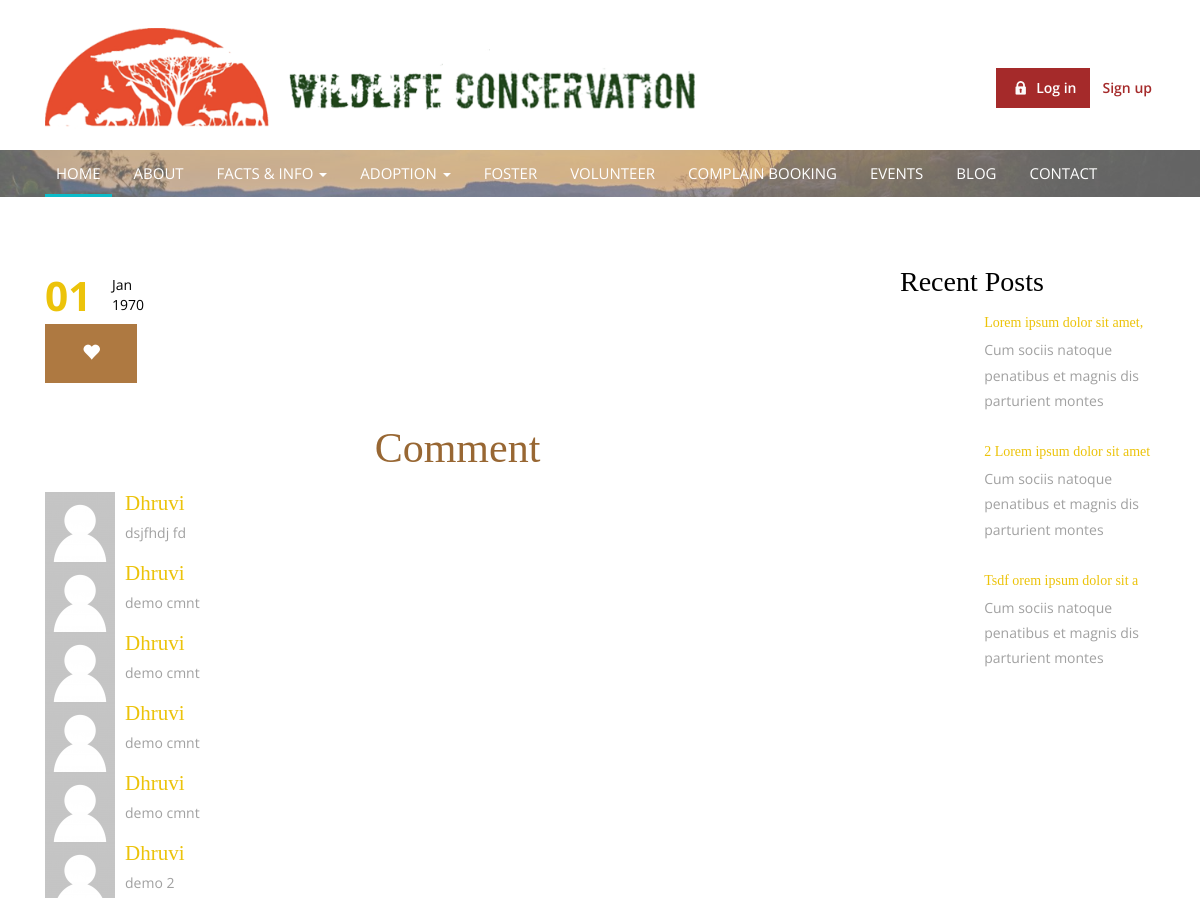
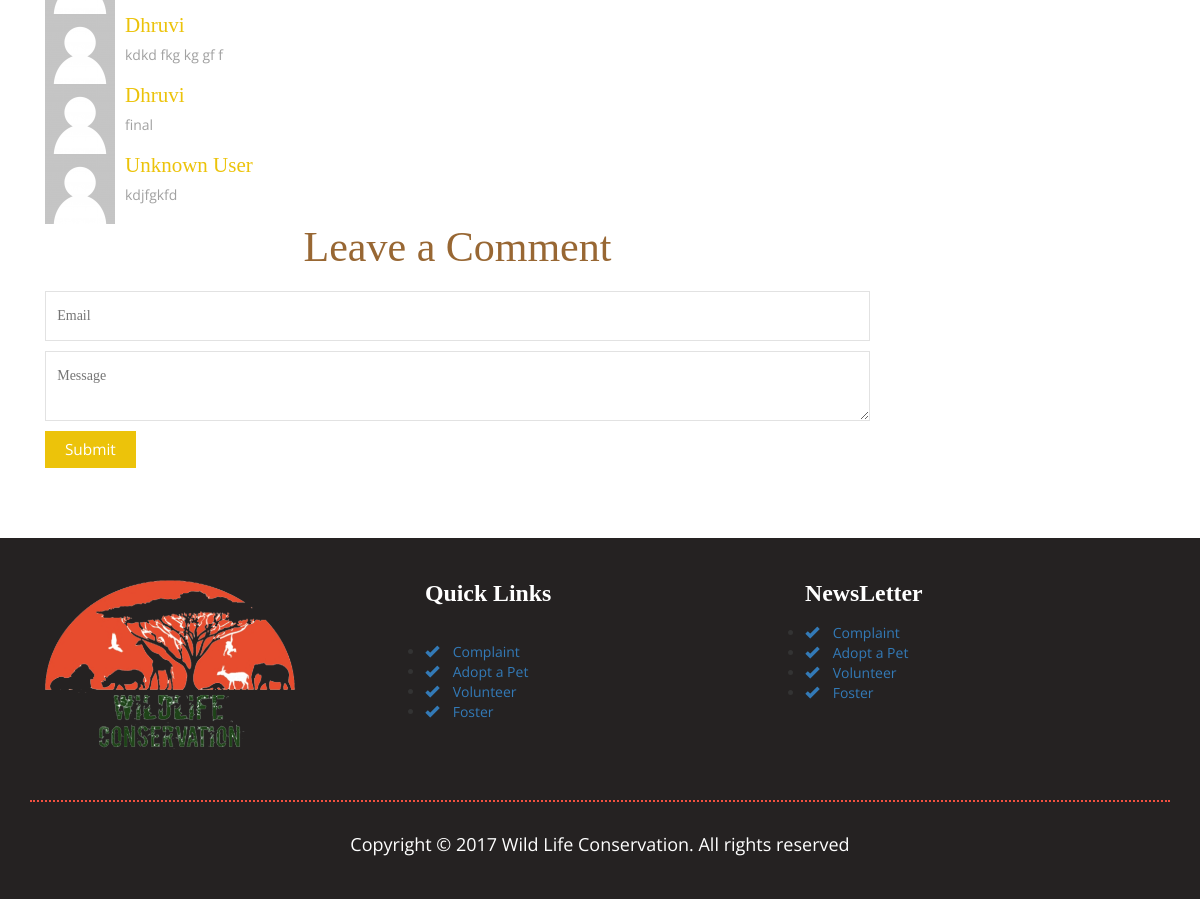
The page /single.php on the database its author committed (2 pictures, top to bottom).
### tables this page shows
CREATE TABLE `wnc_comment` (
  `comment_id` int(5) NOT NULL,
  `comment_date` timestamp NOT NULL DEFAULT CURRENT_TIMESTAMP,
  `comment_description` longtext NOT NULL,
  `comment_username` varchar(255) NOT NULL,
  `comment_blog` int(5) NOT NULL,
  `comment_status` enum('1','2') NOT NULL DEFAULT '1' COMMENT '1=Approved , 2=Not App.'
);

CREATE TABLE `wnc_register` (
  `register_id` int(5) NOT NULL,
  `register_fname` varchar(20) NOT NULL,
  `register_lname` varchar(20) NOT NULL,
  `register_gender` char(1) DEFAULT NULL,
  `register_city` varchar(20) DEFAULT NULL,
  `register_state` varchar(20) DEFAULT NULL,
  `register_country` varchar(20) DEFAULT NULL,
  `register_pincode` int(10) DEFAULT NULL,
  `register_dob` date DEFAULT NULL,
  `register_email` longtext NOT NULL,
  `register_phone` int(10) DEFAULT NULL,
  `register_username` longtext NOT NULL,
  `register_password` longtext NOT NULL,
  `register_date` timestamp NOT NULL DEFAULT CURRENT_TIMESTAMP,
  `register_status` enum('1','2','3','') NOT NULL DEFAULT '1',
  `register_profilepic` longtext
);

CREATE TABLE `wnc_blog` (
  `blog_id` int(5) NOT NULL,
  `blog_title` varchar(100) NOT NULL,
  `blog_date` timestamp NOT NULL DEFAULT CURRENT_TIMESTAMP,
  `blog_image` longtext NOT NULL,
  `blog_description` longtext NOT NULL
);

### access.php (called while the page is built, shortened)
<?php require_once 'dbfunction.php';
$qury= new cashfunct();
	?>

### dbfunction.php (called while the page is built, shortened)
<?php session_start();
class cashfunct{
	var $error_msg = [];
	function selectr($fields,$table,$condition="")
	{
		try{
		$resultset = array();
	$q = mysql_query("select $fields from $table $condition");
	while($r = mysql_fetch_array($q))
	{
		@$resultset[] = $r;
	}
	return $resultset;
	}
	catch(Exception $e){
		array_push($this->error_msg,$e->getMessage());
		return false;
	}
	}
	function selectfetch($fields="*",$table,$condition="")
	{
	try{
	$q = mysql_query("select $fields from $table $condition");
	$r = mysql_fetch_array($q);
	return $r;
	}
	catch(Exception $e)
	{
		array_push($this->error_msg,$e->getMessage());
		return false;
	}
		}
}
?>

### single.php (the view, shortened to what this page needs)
   <!DOCTYPE html>
<html>
<head>
<link href="css/bootstrap.css" rel="stylesheet" type="text/css" media="all" />
<link href="css/style.css" rel="stylesheet" type="text/css" media="all" />
<link href="css/animate.css" rel="stylesheet" type="text/css" media="all">
</head>
<body>
<?php include 'header.php';?>
<div class="blog">
	<div class="container">
		<div class="blog-top">
			<div class="col-md-9 blog-grid">
			 <?php
 $fet = $qury->selectfetch("*",$qury->prefix.$qury->blog_table," WHERE ".$qury->blog_table."_id='".$got_id."'");
			  $timestamp = strtotime($fet[$qury->blog_table."_date"]);
        $date2 = date('d', $timestamp);
		$month = date("M", ($timestamp) );
		$year = date('o', $timestamp);
		echo '
				<div class="blog-grid3">
				<div class=" blog-grid1">
					<div class="text-blog">
						<span>'.$date2.'</span>
						<small>'.$month.'<br>'.$year.'</small>
						<div class="clearfix"> </div>
					</div>
					<ul>
						<li><a class="heart" href="#"><i class="glyphicon glyphicon-heart"></i></a></li>
					</ul>
				</div>
				<div class=" blog-grid2">
					<a href="single.php?id='.$fet[$qury->blog_table."_id"].'"><img src="blog/'.$fet['blog_image'].'" class="img-responsive" alt=""></a>
					<div class="blog-text">
						<h5><a href="single.php?id='.$fet[$qury->blog_table."_id"].'">'.$fet[$qury->blog_table."_title"].'</h5>
						<p>'.$fet[$qury->blog_table."_description"].'</p>
					</div>
			</div>
				<div class="clearfix"> </div>
			</div> '; ?>
			<div class="comment-top">
				<h2>Comment</h2>
				<?php
			$fetch = $qury->selectr("*",$qury->prefix.$qury->com_table," WHERE ".$qury->com_table."_blog='".$fet[$qury->blog_table."_id"]."' ");
							foreach($fetch as $fet2)
							{
								$user= $fet2[$qury->com_table."_username"];
								$fetch = $qury->selectfetch("*",$qury->prefix.$qury->mem_table," WHERE ".$qury->mem_table."_id='".$user."' ");
								if( $fetch['register_fname'] == ""){$uname ="Unknown User" ;
								}
								else{
									$uname = $fetch['register_fname'];
								}
							echo '
		        <div class="media-left">
		          <a href="#">
		          	<img src="images/si.png" alt="">
		          </a>
		        </div>
		        <div class="media-body">
		          <h4 class="media-heading">'.$uname.'</h4>
	              <p>'.$fet2[$qury->com_table."_description"].'</p>
							</div><div class="clearfix"> </div>'; } ?>
        </div>
     <div class="comment">
				<h3>Leave a Comment</h3>
				  <?php if(isset($_SESSION['casUser']))
				  {?>
				<div class=" comment-bottom">
					<form role="form" action="" method="POST" enctype="multipart/form-data">
						<textarea placeholder="Message" required="" name="msg"></textarea>
						<input type="submit" value="Submit" name="inte">
					</form>
				  </div>
				  <?php } else{?>
					  <div class="comment-bottom">
					<form role="form" action="" method="POST" enctype="multipart/form-data" >
						<input type="email" placeholder="Email" name="email" required>
						<textarea placeholder="Message" required="" name="msg2" ></textarea>
						<input type="submit" value="Submit" name="inte2">
					</form>
				  </div>
				 <?php }?>
			</div>
			</div>
			<div class="col-md-3 categories-grid">
				<?php include  'sidebar2.php'; ?>
			</div>
			<div class="clearfix"> </div>
		</div>
			</div>
</div>
<?php include 'footer.php';?>
</body>
</html>

### header.php (shortened to what this page needs)
<?php require_once 'access.php'; ?>
<link rel="stylesheet" href="https://cdnjs.cloudflare.com/ajax/libs/font-awesome/4.7.0/css/font-awesome.min.css">
	<div id="home" class="wow fadeInDown animated" data-wow-delay=".5s">
	<div class="container">
			<div class="top-header">
						<div class="container">
							<div class="logo">
								<a href="index.php"><img src="images/logo.png" alt=""></a>
							</div>
							 <div class="top-nav">
							 <ul>
							  <?php if(isset($_SESSION['casUser']))
						 {
							 echo '<li class="active"><a href="dashboard.php">My Account</a></li>';
						 }
							 else
							 {
                         echo '<li class="active"><a class="play-icon popup-with-zoom-anim" href="#small-dialog"><span> </span>Log in</a></li>
									<li><a class="play-icon popup-with-zoom-anim" href="#small-dialog1">Sign up</a></li>';
						 }?>
								</ul>
							</div>
						</div>
				</div>
					<link href="css/popup-box.css" rel="stylesheet" type="text/css" media="all"/>
	</div>
</div>
<div class="banner2">
	<div class="ban-top ">
		<div class="container">
			<div class="ban-top-con">
			<div class="top_nav_left">
				<nav class="navbar navbar-default">
				  <div class="container-fluid">
					<div class="collapse navbar-collapse menu--shylock" id="bs-example-navbar-collapse-1">
					  <ul class="nav navbar-nav menu__list">
					<li class="active menu__item menu__item--current"><a class="menu__link" href="index.php">Home <span class="sr-only">(current)</span></a></li>
						<li class=" menu__item"><a class="menu__link" href="about.php">About</a></li>
						 <li class="dropdown menu__item">
                            <a href="javascript:void(0);" class="dropdown-toggle menu__link" data-toggle="dropdown">
                              Facts & Info <span class="caret"></span>
                            </a>
				  </li>
					<li class="dropdown menu__item">
                            <a href="javascript:void(0);" class="dropdown-toggle menu__link" data-toggle="dropdown">
                              Adoption <span class="caret"></span>
                            </a>
				  </li>
					<li class=" menu__item"><a class="menu__link" href="foster.php">Foster</a></li>
						<li class=" menu__item"><a class="menu__link" href="volunteer.php">Volunteer</a></li>
							<li class=" menu__item"><a class="menu__link" href="complain.php">Complain Booking</a></li>
						<li class=" menu__item"><a class="menu__link" href="events.php">Events</a></li>
						<li class=" menu__item"><a class="menu__link" href="blog.php">Blog</a></li>
						<li class=" menu__item"><a class="menu__link" href="contact.php">contact</a></li>
					  </ul>
					</div>
				  </div>
				</nav>
			</div>
			<div class="clearfix"></div>
			</div>
		</div>
	</div>
	</div>

### sidebar2.php
<div class="blog-bottom">
					<h4>Recent Posts</h4>
				<?php 	$fetch = $qury->selectr("*",$qury->prefix.$qury->blog_table  );
			foreach($fetch as $fet)	{
				echo '
						<div class="product-go">
								<a href="single.php?id='.$fet[$qury->blog_table."_id"].'" class="fashion"><img class="img-responsive " src="blog/'.$fet[$qury->blog_table."_image"].'" alt=""></a>
								<div class="grid-product">
									<a href="single.php?id='.$fet[$qury->blog_table."_id"].'" class="elit">'.substr($fet[$qury->blog_table."_title"],0,28).'</a>
									<p>'.substr($fet[$qury->blog_table."_description"],0,60).'</p>
								</div>
							<div class="clearfix"> </div>
			</div> ';} ?>
							</div>

### footer.php (shortened to what this page needs)
<div class="footer ">
		 <div class="container" style="margin-bottom: 50px;">
		 <div class="footer-sec">
		  <div class="col-md-4 social">
				<div style="height:auto;width:250px;"><img style="height:100%;width:100%;" src="images/logog.png" alt="Logo" /></div>
			 </div>
			 <div class="col-md-4 ftr-grid1">
				 <h3>Quick Links</h3>
				<ul>
				   <li><a href="" ><i class="glyphicon glyphicon-ok"> </i> Complaint </a></li>
				     <li><a href="" ><i class="glyphicon glyphicon-ok"> </i> Adopt a Pet</a></li>
					  <li><a href="" ><i class="glyphicon glyphicon-ok"> </i> Volunteer </a></li>
					   <li><a href="" ><i class="glyphicon glyphicon-ok"> </i> Foster</a></li>
				</ul>
			 </div>
			 <div class="col-md-4 news-ltr">
				 <h3>NewsLetter</h3>
				<ul>
				 <li><a href="" ><i class="glyphicon glyphicon-ok"> </i> Complaint </a></li>
				     <li><a href="" ><i class="glyphicon glyphicon-ok"> </i> Adopt a Pet</a></li>
					  <li><a href="" ><i class="glyphicon glyphicon-ok"> </i> Volunteer </a></li>
					   <li><a href="" ><i class="glyphicon glyphicon-ok"> </i> Foster</a></li>
						</ul>
			 </div>
			 <div class="clearfix"></div>
     	 </div>
	 </div>
<div class="copywrite">
	 <div class="container">
		 <p style="color: #fff;text-align: center;font-size: 18px;padding: 30px 10px 0px;border-top:2px dotted #f35041;">Copyright © 2017 Wild Life Conservation. All rights reserved </p>
 </div>
</div>
</div>

### rows shown on the page
wnc_comment: wnc_register.register_fname "Dhruvi", comment_description "dsjfhdj fd"
wnc_comment: wnc_register.register_fname "Dhruvi", comment_description "demo cmnt"
wnc_comment: wnc_register.register_fname "Dhruvi", comment_description "demo cmnt"
wnc_comment: wnc_register.register_fname "Dhruvi", comment_description "demo cmnt"
wnc_comment: wnc_register.register_fname "Dhruvi", comment_description "demo cmnt"
wnc_comment: wnc_register.register_fname "Dhruvi", comment_description "demo 2"
wnc_comment: wnc_register.register_fname "Dhruvi", comment_description "kdkd fkg kg gf f"
wnc_comment: wnc_register.register_fname "Dhruvi", comment_description "final"
wnc_comment: uname "Unknown User", comment_description "kdjfgkfd"
wnc_blog: blog_title "Lorem ipsum dolor sit amet,", blog_description "Cum sociis natoque penatibus et magnis dis parturient montes"
wnc_blog: blog_title "2 Lorem ipsum dolor sit amet", blog_description "Cum sociis natoque penatibus et magnis dis parturient montes"
wnc_blog: blog_title "Tsdf orem ipsum dolor sit a", blog_description "Cum sociis natoque penatibus et magnis dis parturient montes"

### other values the page prints
$date2 "01"
$month "Jan"
$year "1970"
